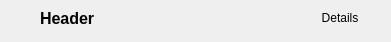
<?xml version="1.0" encoding="UTF-8"?>
<ui version="4.0">
 <class>content</class>
 <widget class="QWidget" name="content">
  <property name="geometry">
   <rect>
    <x>0</x>
    <y>0</y>
    <width>391</width>
    <height>42</height>
   </rect>
  </property>
  <property name="windowTitle">
   <string>Form</string>
  </property>
  <layout class="QGridLayout" name="gridLayout_3">
   <property name="margin">
    <number>2</number>
   </property>
   <item row="0" column="0">
    <layout class="QHBoxLayout" name="horizontalLayout" stretch="0,2,0">
     <item>
      <widget class="QLabel" name="icon">
       <property name="minimumSize">
        <size>
         <width>32</width>
         <height>32</height>
        </size>
       </property>
       <property name="maximumSize">
        <size>
         <width>32</width>
         <height>32</height>
        </size>
       </property>
       <property name="text">
        <string/>
       </property>
       <property name="pixmap">
        <pixmap>../../İndirilenler/pardus_logo.png</pixmap>
       </property>
       <property name="scaledContents">
        <bool>true</bool>
       </property>
       <property name="alignment">
        <set>Qt::AlignCenter</set>
       </property>
      </widget>
     </item>
     <item>
      <widget class="QLabel" name="header">
       <property name="minimumSize">
        <size>
         <width>0</width>
         <height>32</height>
        </size>
       </property>
       <property name="maximumSize">
        <size>
         <width>16777215</width>
         <height>32</height>
        </size>
       </property>
       <property name="font">
        <font>
         <pointsize>12</pointsize>
         <weight>75</weight>
         <bold>true</bold>
        </font>
       </property>
       <property name="text">
        <string>Header</string>
       </property>
      </widget>
     </item>
     <item>
      <widget class="QWidget" name="widget_2" native="true">
       <property name="sizePolicy">
        <sizepolicy hsizetype="Preferred" vsizetype="Fixed">
         <horstretch>0</horstretch>
         <verstretch>0</verstretch>
        </sizepolicy>
       </property>
       <property name="minimumSize">
        <size>
         <width>0</width>
         <height>32</height>
        </size>
       </property>
       <property name="maximumSize">
        <size>
         <width>16777215</width>
         <height>32</height>
        </size>
       </property>
       <layout class="QGridLayout" name="gridLayout_2">
        <item row="0" column="0">
         <widget class="QPushButton" name="detailsButton">
          <property name="sizePolicy">
           <sizepolicy hsizetype="Minimum" vsizetype="Fixed">
            <horstretch>0</horstretch>
            <verstretch>0</verstretch>
           </sizepolicy>
          </property>
          <property name="text">
           <string>Details</string>
          </property>
          <property name="flat">
           <bool>true</bool>
          </property>
         </widget>
        </item>
       </layout>
      </widget>
     </item>
    </layout>
   </item>
   <item row="1" column="0">
    <widget class="QScrollArea" name="container">
     <property name="sizePolicy">
      <sizepolicy hsizetype="Expanding" vsizetype="Ignored">
       <horstretch>0</horstretch>
       <verstretch>0</verstretch>
      </sizepolicy>
     </property>
     <property name="widgetResizable">
      <bool>true</bool>
     </property>
     <widget class="QWidget" name="widget">
      <property name="geometry">
       <rect>
        <x>0</x>
        <y>0</y>
        <width>381</width>
        <height>219</height>
       </rect>
      </property>
      <layout class="QGridLayout" name="gridLayout">
       <item row="0" column="0">
        <widget class="QLabel" name="description">
         <property name="text">
          <string>Lorem ipsum dolor sit amet, consectetur adipiscing elit. Phasellus a tortor risus, ac imperdiet magna. Vivamus elementum lacinia mauris. Etiam fringilla porta posuere. Sed vulputate bibendum sollicitudin. Praesent in neque non neque pellentesque dictum. Maecenas ut massa augue, in dapibus ipsum. Ut mollis augue eu lorem vulputate interdum. Ut cursus ligula eget urna aliquet suscipit adipiscing massa posuere. In luctus, est ac placerat consequat, neque dolor rhoncus ipsum, vel euismod neque lorem eu erat. Duis nulla nisi, dignissim suscipit commodo id, aliquet at felis. Phasellus pretium ultricies justo, nec ultricies nisl hendrerit ut. Proin consectetur faucibus mauris ac feugiat. Fusce ut ante sit amet mi porta tristique. Curabitur venenatis magna ante. Donec diam velit, cursus in auctor et, ultricies vitae magna. Donec mauris dolor, pharetra id vehicula ut, accumsan non lectus. Proin aliquet turpis in erat convallis eget laoreet turpis rutrum.</string>
         </property>
         <property name="alignment">
          <set>Qt::AlignLeading|Qt::AlignLeft|Qt::AlignTop</set>
         </property>
         <property name="wordWrap">
          <bool>true</bool>
         </property>
        </widget>
       </item>
      </layout>
     </widget>
    </widget>
   </item>
  </layout>
 </widget>
 <resources/>
 <connections/>
</ui>
